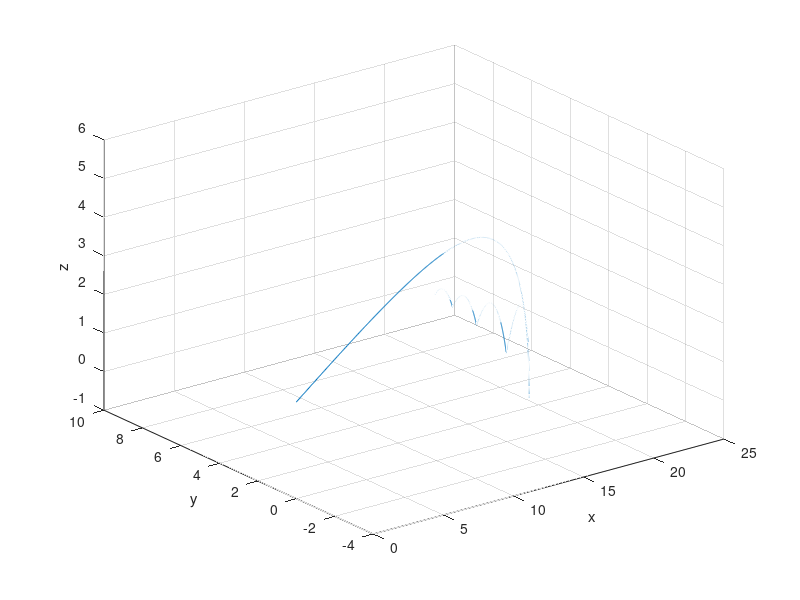

Source code (MATLAB):
c = 0.069;
v_vind = 5;
v0 = 25;
a = @(u) v_vind + 0.25*(u(5));
q = @(u) c*sqrt(u(2).^2 + (u(4) - a(u)).^2 + u(6).^2);
vinkel = 0.3753; % vinkeln fran c)
v_utkast = pi/6; % vertikala utkastvinkeln

ff = @(u) [
    u(2);
    -q(u)*u(2);
    u(4);
    -q(u)*(u(4) - a(u));
    u(6);
    -9.81 - q(u)*u(6);
];

uStart = [0; cos(vinkel) * cos(v_utkast)*v0; 0; -(sin(vinkel) * v0 * cos(v_utkast)); 1.5; sin(v_utkast) * v0];

t0 = 0;
h = 0.002;
t = 100;
N = (t - t0)/h;

u_vec = zeros(N+1, 6);
u_vec(1, :) = uStart; 

u = uStart;

bounceCounter = 0;
stop = 0;
for i = 1:N
    k1 = ff(u);
    k2 = ff(u + h/2*k1);
    k3 = ff(u + h/2*k2);
    k4 = ff(u + h*k3);
    
    u = u + h*(k1 + 2*k2 + 2*k3 + k4)/6;
    u_vec(i+1, :) = u;

    % check previous z value to avoid it being negative two times in a row
    if u(5) < 0 && u_vec(i, 5) > 0
        u(2) = 0.8 * u(2);
        u(4) = 0.8 * u(4);
        u(6) = -0.8 * u(6);
        bounceCounter = bounceCounter + 1;
    end
    
    if bounceCounter == 5
        stop = i;
        break
    end
end

plot_vec = u_vec(1:stop + 1, :);
plot3(plot_vec(:, 1), plot_vec(:, 3), plot_vec(:, 5), '-');
xlabel('x');
ylabel('y');
zlabel('z');
grid on;
